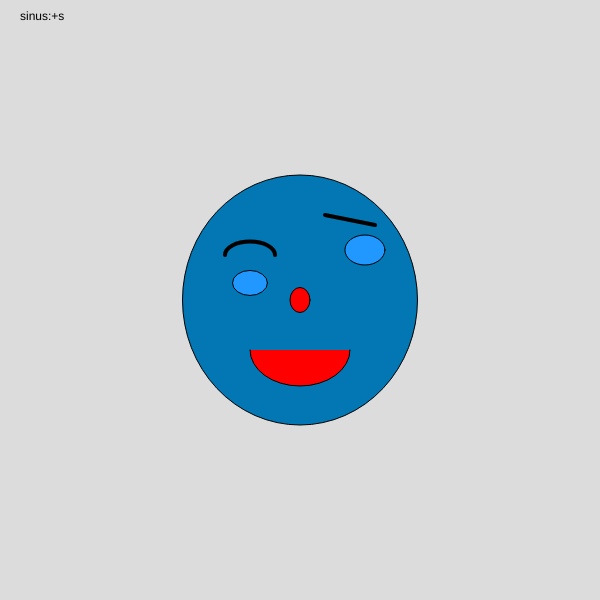
Frame 1 (no input)
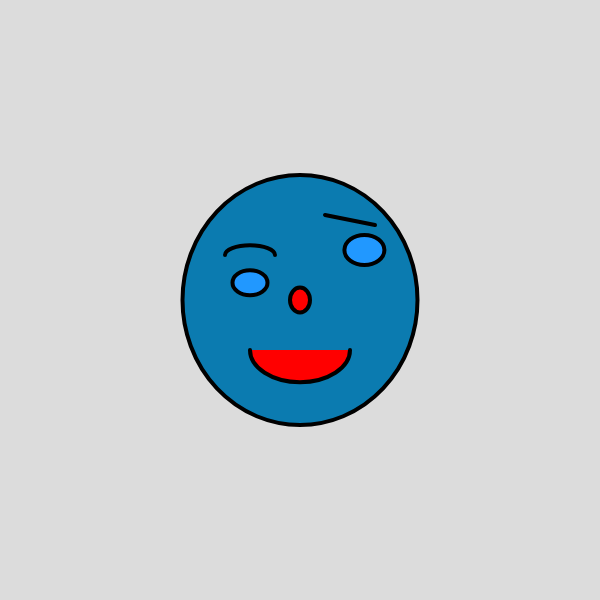
Frame 60 (no input)
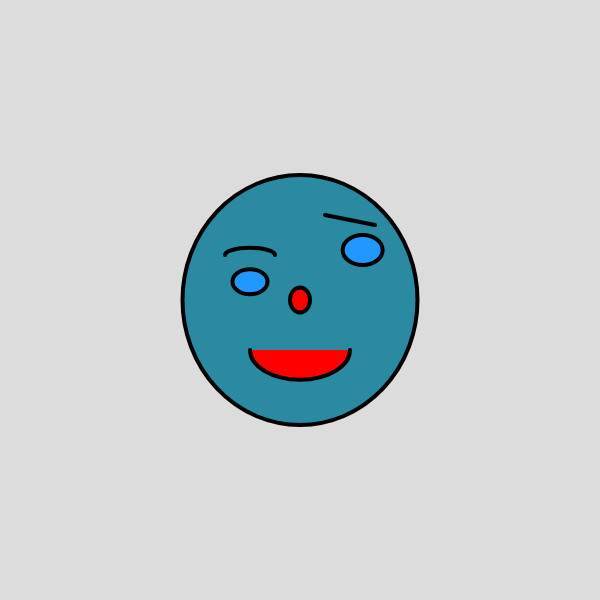
Frame 120 (the mouse pressed at the canvas centre since frame 60)

The p5.js sketch that drew these frames (run headless with seeded random() and noise() and a simulated clock; from frame 60 on, the mouse is pressed at the canvas centre):

// p5.js sketch
// ── sketch.js
function setup() {
  createCanvas(600,600);//Crea un àrea de dibuix de 600 píxels quadrats, 600 píxels d'ample i 600 píxels d'alçada, canvas és àrea de dibuix. Setup és la configuració o característiques del nostre codi
}

function draw() {//draw significa dibuixar
  background(220);//fons de color gris, perquè hi ha un numero entre 0 i 255 i el 0 és negre i el 255 és blanc
  let canvigran= sin(frameCount*0.1)*20;//genera números de 20 a -20 sense parar i ordenats
   let c= sin(frameCount*0.05)*200
  text("sinus:+s",20,20);
  let canvimitja= cos(frameCount*0.1)*15;//genera números de 15 a -15 sense parar i ordenats
  let canvipetit= cos(frameCount*0.1)*8;//genera números de 8 a -8 sense parar i ordenats
  let canvimoltgran= cos(frameCount*0.1)*127;//genera números de 127 a -127 sense parar i ordenats
  print("Canvi petit: "+canvipetit);
  print("Canvi mitjà: "+canvimitja);
  print("Canvi gran: "+canvigran);
  print("Canvi molt gran: "+canvimoltgran);
  //frameRate(60);
  fill(255-canvimoltgran*2,245-canvimoltgran,54+canvimoltgran);//fill significa omplir de color el que hi ha  print("Canvi petit: "+canvipetit); continuació en aquest cas el·lipses. El primer número és el nivell de vermellor(R:red), el segon número es el nivel de verdor(G=green) i el tercer número és el nivell  de   blabor(B:blue).Podem fer 255·255·255:16.700.000 de colors diferents.He de posar el color que vulgui els ulls i la cara canviant els 3 números, buscant a google colors RGB
  ellipse(300,300,235,250);//Es la cara sensera. El primer número significa la posició X (horitzontal) del centre de la el·lipse. El segon número significa la posició Y (vertical) del centre de la el·lipse. El tercer número significa l'amplada de la el·lipse en píxels i el quart l'alçada del el·lipse. Sempre els números contats des de la cantonada superior esquerra, es a dir el punt 0,0 es troba diferent que a matemàtiques (cantonada inferior esquerra)
  fill(33, 152, 255)//Color dels ulls
  ellipse(250,275+canvipetit,35,25);//És l'ull dret perquè és 250 de X al centre
  ellipse(350+canvimitja,250,40,30);//És l'ull esquerre perquè es 350 píxels de X del centre
  fill(255,0,0)//És el color de la boca i és vermellós perquè té molta quantitat de vermell
  arc(300,350,100,70+canvigran,0,PI)//Boca
  ellipse(300,300,20,25);
  noFill();//No oplis de color la cella
  strokeWeight(4);
  arc(250,255,50,25+canvigran,PI,0);//Cella esquerra
  strokeWeight(4);
  line(325,215,375,225)//Cella dreta: els dos primers números són la X
}
